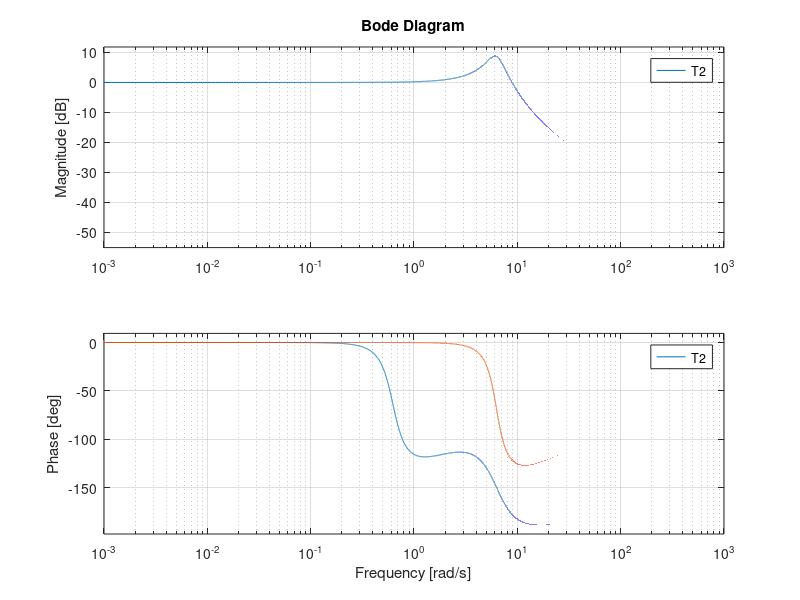
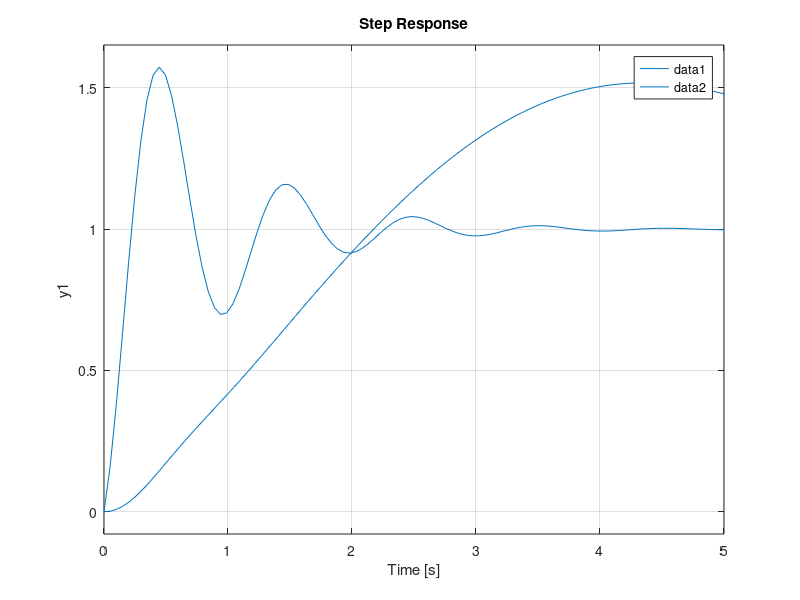

MATLAB code for these plots, in order:
clear;
clc

%% Initialization 2DOF

s = tf('s');
cp = 0.8;                   %damping coefficient
kp = 6.32;                  %spring constant
mp = 0.16;                  %mass
cs = 0.05;                  %damping coefficient
ks = 0.0632;                %spring constant
ms = 0.16;                  %mass

% Transfer functions
Num = (cp*cs*s^2+(kp*cs+ks*cp)*s+kp*ks);
Den = (mp*ms)*s^4+(mp*cs+ms*cp+ms*cs)*s^3+(mp*ks+kp*ms+cp*cs+ks*ms)*s^2+(cs*kp+cp*ks)*s+(kp*ks);
T1 = Num/Den;

fr=0:0.001:10e2;
[mag,phase,wout]=bode(T1,fr);
omega_max1=wout(find(mag==max(mag))); %find resonant frequency

%% Initialization 1DOF

cp1 = 0.4;                   %damping coefficient
kp1 = 6.32;                  %spring constant
mp1 = 0.16;                  %mass
cc = 2*sqrt(mp1*kp1);         %critical damping coefficient
zeta = cp1/cc;               %damping ratio
omega = sqrt(kp1/mp1);        %natural frequency
omega_d = (1-zeta^2)*omega; %damped natural frequency

% Transfer function
T2 = (omega^2+(2*zeta*omega*s))/(s^2+omega^2+(2*zeta*omega*s));

fr=0:0.001:10e2;
[mag,phase,wout]=bode(T2,fr);
omega_max2=wout(find(mag==max(mag))); %find resonant frequency

%% Plots

figure(1);
bode(T1,fr)
hold on
figure(2);
step(T1)
% xlim([0 15])
hold on
figure(1);
bode(T2,fr)
hold on
legend('show')
figure(2);
step(T2)
legend('show')
hold on